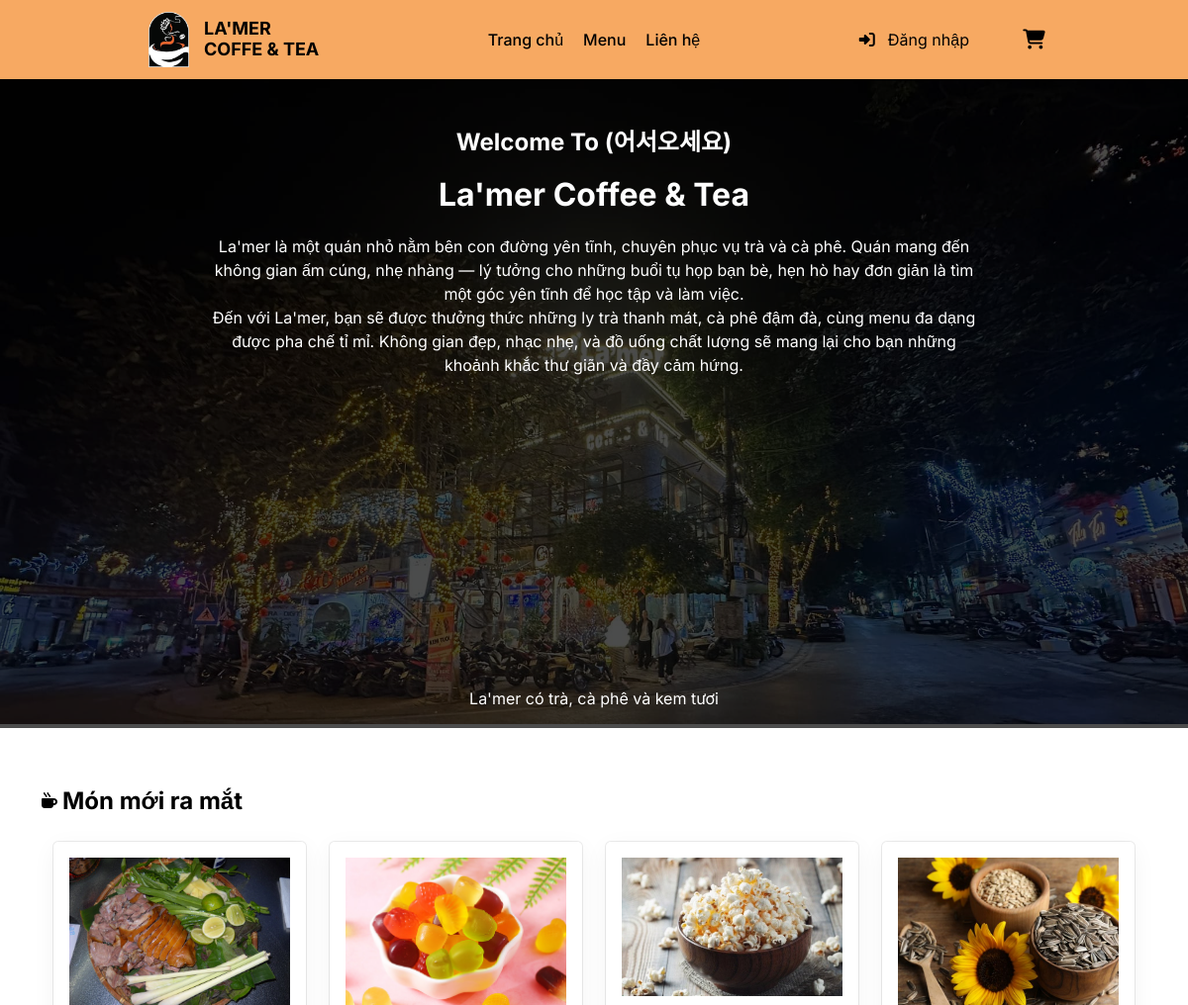
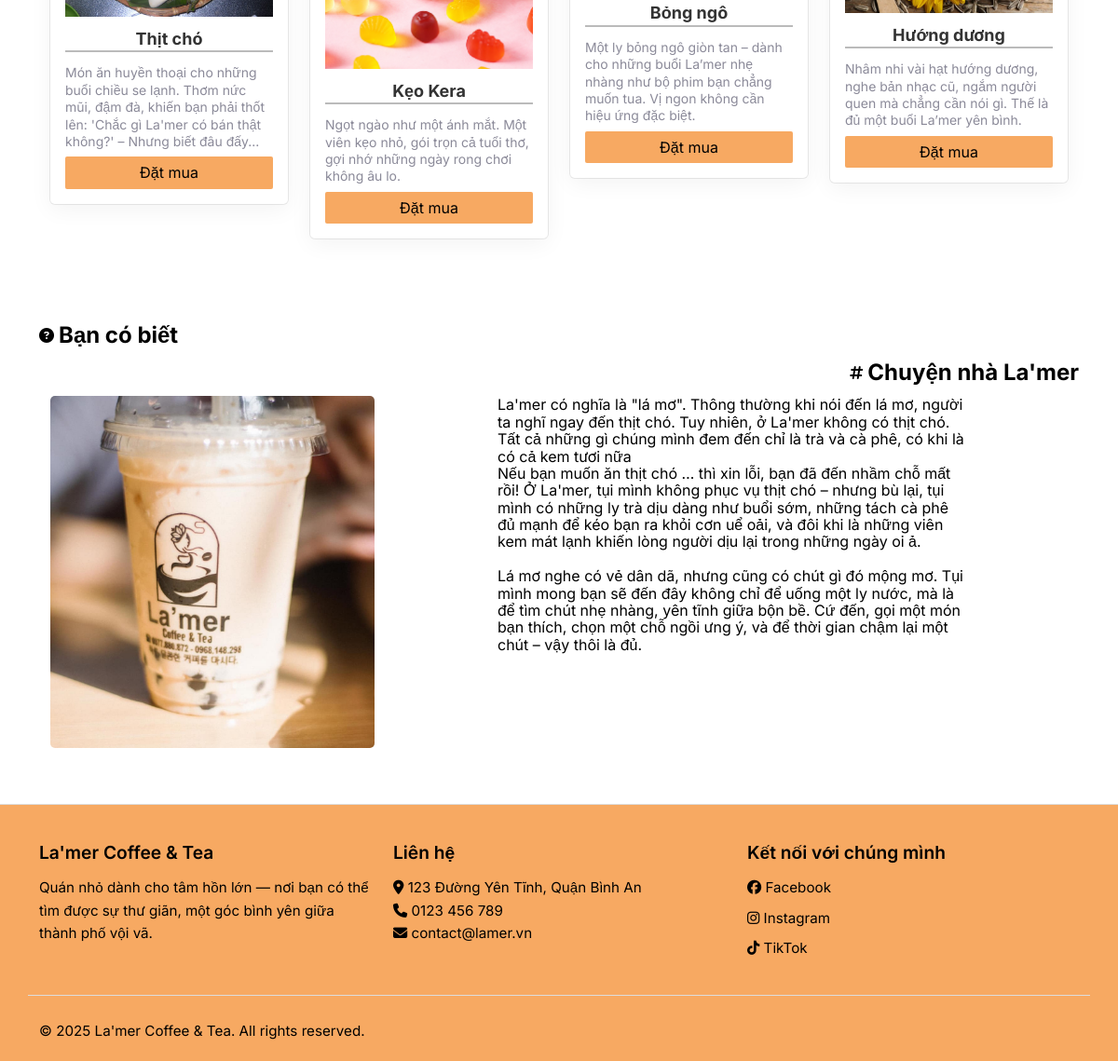
The page / on the database its author committed (2 pictures, top to bottom).
### tables this page shows
CREATE TABLE `products` (
  `id` int(11) NOT NULL,
  `name` varchar(255) NOT NULL,
  `category` varchar(100) DEFAULT NULL,
  `image_name` varchar(255) DEFAULT NULL,
  `price` decimal(10,2) DEFAULT NULL,
  `description` text DEFAULT NULL
);

### index.php (the view, shortened to what this page needs)
<!DOCTYPE html>
<html lang="vi">
<?php
include("head.php");
include('./database/dbconnect.php');
$sql = "SELECT * FROM products ORDER BY id DESC LIMIT 4";
$result = $conn->query($sql);
?>
<body>
    <?php include("header.php"); ?>
    <div id="home-body">
        <div class="home-intro">
            <img src="/assets/img/lamer-background.jpg" alt="" class="intro-first-img">
            <div class="intro-content-modal">
                <h2 class="intro-content-subtitle">Welcome To (어서오세요)</h2>
                <h1 class="intro-content-title">La'mer Coffee & Tea</h1>
                <p class="intro-content-desc">
                    La'mer là một quán nhỏ nằm bên con đường yên tĩnh, chuyên phục vụ trà và cà phê. Quán mang đến không
                    gian ấm cúng, nhẹ nhàng — lý tưởng cho những buổi tụ họp bạn bè, hẹn hò hay đơn giản là tìm một góc
                    yên tĩnh để học tập và làm việc.
                    <br>
                    Đến với La'mer, bạn sẽ được thưởng thức những ly trà thanh mát, cà phê đậm đà, cùng menu đa dạng
                    được pha chế tỉ mỉ. Không gian đẹp, nhạc nhẹ, và đồ uống chất lượng sẽ mang lại cho bạn những khoảnh
                    khắc thư giãn và đầy cảm hứng.
                </p>
                <p class="intro-content-last-desc">
                    La'mer có trà, cà phê và kem tươi
                </p>
            </div>
        </div>
        <div class="home-content container">
            <div id="home-new-item">
                <div class="new-item-heading-section main-heading-section">
                    <i class="fa-solid fa-mug-hot"></i>
                    <h2 class="new-item-heading">Món mới ra mắt</h2>
                </div>
                <div class="new-item-grid container">
                    <ul class="new-item-list row">
                        <?php while ($row = $result->fetch_assoc()): ?>
                            <li class="new-item-drink col-lg-3 col-6">
                                <div class="new-item-drink-wrap">
                                    <img class="new-item-drink-img"
                                        src="/images/<?php echo htmlspecialchars($row['image_name'] ?? 'default.jpg'); ?>"
                                        alt="">
                                    <h4 class="new-item-drink-name"><?php echo htmlspecialchars($row['name']); ?></h4>
                                    <span
                                        class="new-item-drink-desc"><?php echo htmlspecialchars($row['description']); ?></span>
                                    <a href="#" class="new-item-drink-buy add-to-cart-btn" data-id="<?= $row['id'] ?>">Đặt
                                        mua</a>
                                </div>
                            </li>
                        <?php endwhile; ?>
                    </ul>
                </div>
            </div>
            <div id="home-story">
                <div class="home-story-heading-section2 main-heading-section">
                    <i class="fa-solid fa-circle-question"></i>
                    <h2 class="home-story-heading">Bạn có biết</h2>
                </div>
                <div class="home-story-heading-section main-heading-section">
                    <i class="fa-solid fa-hashtag"></i>
                    <h2 class="home-story-heading">Chuyện nhà La'mer</h2>
                </div>
                <div class="home-story-ques container">
                    <div class="row">
                        <div class="story-ques-left col-lg-4 col-md-6 col-12">
                            <img class="home-story-img" src="/images/default.jpg" alt="">
                        </div>
                        <div class="story-ques-right home-story-body col-lg-8 col-md-6 col-12">
                            La'mer có nghĩa là "lá mơ". Thông thường khi nói đến lá mơ, người ta nghĩ ngay đến thịt chó.
                            Tuy nhiên, ở La'mer không có thịt chó. Tất cả những gì chúng mình đem đến chỉ là trà và cà
                            phê, có khi là có cả kem tươi nữa
                            <br>
                            Nếu bạn muốn ăn thịt chó … thì xin lỗi, bạn đã đến nhầm chỗ mất rồi! Ở La'mer, tụi mình
                            không phục vụ thịt chó – nhưng bù lại, tụi mình có những ly trà dịu dàng như buổi sớm, những
                            tách cà phê đủ mạnh để kéo bạn ra khỏi cơn uể oải, và đôi khi là những viên kem mát lạnh
                            khiến lòng người dịu lại trong những ngày oi ả.
                            <br><br>
                            Lá mơ nghe có vẻ dân dã, nhưng cũng có chút gì đó mộng mơ. Tụi mình mong bạn sẽ đến đây
                            không chỉ để uống một ly nước, mà là để tìm chút nhẹ nhàng, yên tĩnh giữa bộn bề. Cứ đến,
                            gọi một món bạn thích, chọn một chỗ ngồi ưng ý, và để thời gian chậm lại một chút – vậy thôi
                            là đủ.
                        </div>
                    </div>
                </div>
            </div>
        </div>
    </div>
    <?php include("footer.php"); ?>
</body>
</html>

### assets/style.css (style rules this page uses)
:root { --primary-color: #f7a962; --text-color: black; --text-color2: #333; --text-color3: #8b8a99; --hover-text-color: #5a2d0c; }
* { font-family: "Inter", sans-serif; color: var(--text-color); box-sizing: border-box; padding: 0; margin: 0; }
body { position: relative; }
#home-body .home-intro { position: relative; }
#home-body .intro-first-img { width: 100%; }
#home-body .intro-content-modal { position: absolute; background-color: rgba(0, 0, 0, 0.7); top: 0; bottom: 0; left: 0; right: 0; display: flex; flex-direction: column; padding: 50px; }
#home-body .intro-content-modal * { color: white; text-align: center; }
#home-body .intro-content-desc { padding: 0 160px; line-height: 1.5; }
#home-body .intro-content-last-desc { position: absolute; bottom: 20px; left: 0; right: 0; }
#home-new-item { padding-top: 60px; padding-bottom: 30px; }
#home-new-item .new-item-list { list-style: none; }
#home-new-item .new-item-drink-wrap { box-shadow: rgba(0, 0, 0, 0.05) 0px 6px 24px 0px, rgba(0, 0, 0, 0.08) 0px 0px 0px 1px; border-radius: 5px; padding: 16px 16px; margin-top: 16px; }
#home-new-item .new-item-drink-img { width: 100%; max-height: 360px; object-fit: cover; margin-bottom: 8px; }
#home-new-item .new-item-drink-name { border-bottom: 2px solid #bbb; margin-bottom: 12px; text-align: center; font-size: 18px; color: var(--text-color2); padding: 2px 0; }
.main-heading-section { display: flex; align-items: center; gap: 5px; margin-bottom: 12px; }
#home-new-item .new-item-drink-desc { color: var(--text-color3); font-size: 14px; }
#home-new-item .new-item-drink-buy { text-decoration: none; padding: 8px 8px; width: 100%; text-align: center; display: block; margin-top: 8px; border-radius: 2px; background-color: var(--primary-color); }
#home-story { margin-top: 60px; margin-bottom: 60px; }
#home-body .home-story-heading-section { justify-content: flex-end; }
#home-story .story-ques-left { display: flex; align-items: center; justify-content: center; }
#home-body .home-story-img { width: 100%; border-radius: 5px; }
#home-body .home-story-body { display: flex; justify-content: center; padding: 0 120px; }

### rows shown on the page
products: image_name (picture), name "Thịt chó", description "Món ăn huyền thoại cho những buổi chiều se lạnh. Thơm nức mũi, đậm đà, khiến bạn phải thốt lên: 'Chắc gì La'mer có bán thật không?' – Nhưng biết đâu đấy..."
products: image_name (picture), name "Kẹo Kera", description "Ngọt ngào như một ánh mắt. Một viên kẹo nhỏ, gói trọn cả tuổi thơ, gợi nhớ những ngày rong chơi không âu lo."
products: image_name (picture), name "Bỏng ngô", description "Một ly bỏng ngô giòn tan – dành cho những buổi La’mer nhẹ nhàng như bộ phim bạn chẳng muốn tua. Vị ngon không cần hiệu ứng đặc biệt."
products: image_name (picture), name "Hướng dương", description "Nhâm nhi vài hạt hướng dương, nghe bản nhạc cũ, ngắm người quen mà chẳng cần nói gì. Thế là đủ một buổi La’mer yên bình."
